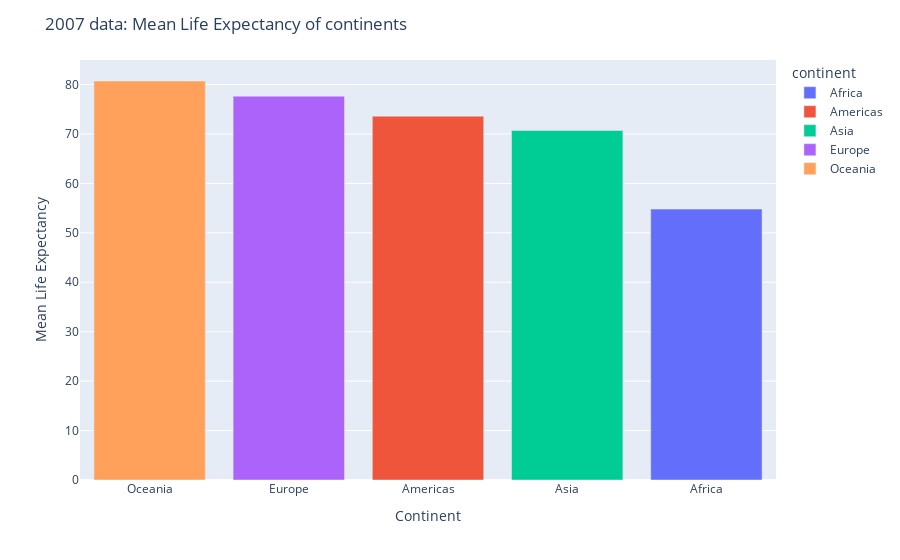

Write notebook code for a chart like this one.
### Code cell
fig = px.bar(data_frame = mean_life_exp, x = "continent", y = "lifeExp", color = "continent")
fig.update_layout(title = "2007 data: Mean Life Expectancy of continents", xaxis_title = "Continent", 
                 yaxis_title = "Mean Life Expectancy", xaxis = {'categoryorder': 'total descending'})
fig.show()

### Figure 1 — Plotly figure (JSON) as saved in the notebook; plotly's stock layout.template omitted (floating-point values rounded to 4 significant figures)
{"data": [{"alignmentgroup": "True", "hovertemplate": "continent=%{x}<br>lifeExp=%{y}<extra></extra>", "legendgroup": "Africa", "marker": {"color": "#636efa", "pattern": {"shape": ""}}, "name": "Africa", "offsetgroup": "Africa", "orientation": "v", "showlegend": true, "textposition": "auto", "type": "bar", "x": ["Africa"], "xaxis": "x", "y": [54.81], "yaxis": "y"}, {"alignmentgroup": "True", "hovertemplate": "continent=%{x}<br>lifeExp=%{y}<extra></extra>", "legendgroup": "Americas", "marker": {"color": "#EF553B", "pattern": {"shape": ""}}, "name": "Americas", "offsetgroup": "Americas", "orientation": "v", "showlegend": true, "textposition": "auto", "type": "bar", "x": ["Americas"], "xaxis": "x", "y": [73.61], "yaxis": "y"}, {"alignmentgroup": "True", "hovertemplate": "continent=%{x}<br>lifeExp=%{y}<extra></extra>", "legendgroup": "Asia", "marker": {"color": "#00cc96", "pattern": {"shape": ""}}, "name": "Asia", "offsetgroup": "Asia", "orientation": "v", "showlegend": true, "textposition": "auto", "type": "bar", "x": ["Asia"], "xaxis": "x", "y": [70.73], "yaxis": "y"}, {"alignmentgroup": "True", "hovertemplate": "continent=%{x}<br>lifeExp=%{y}<extra></extra>", "legendgroup": "Europe", "marker": {"color": "#ab63fa", "pattern": {"shape": ""}}, "name": "Europe", "offsetgroup": "Europe", "orientation": "v", "showlegend": true, "textposition": "auto", "type": "bar", "x": ["Europe"], "xaxis": "x", "y": [77.65], "yaxis": "y"}, {"alignmentgroup": "True", "hovertemplate": "continent=%{x}<br>lifeExp=%{y}<extra></extra>", "legendgroup": "Oceania", "marker": {"color": "#FFA15A", "pattern": {"shape": ""}}, "name": "Oceania", "offsetgroup": "Oceania", "orientation": "v", "showlegend": true, "textposition": "auto", "type": "bar", "x": ["Oceania"], "xaxis": "x", "y": [80.72], "yaxis": "y"}], "layout": {"barmode": "relative", "legend": {"title": {"text": "continent"}, "tracegroupgap": 0}, "margin": {"t": 60}, "title": {"text": "2007 data: Mean Life Expectancy of continents"}, "xaxis": {"anchor": "y", "categoryarray": ["Africa", "Americas", "Asia", "Europe", "Oceania"], "categoryorder": "total descending", "domain": [0, 1], "title": {"text": "Continent"}}, "yaxis": {"anchor": "x", "domain": [0, 1], "title": {"text": "Mean Life Expectancy"}}}}
